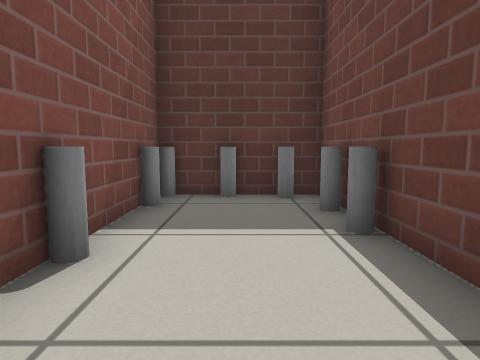
[1] (above)

16 first-person views from a walk through a Gazebo world. The camera is 0.5 m above the floor, tilts 6° down and sees 75° across. The floor is counted in squares, 0.5 m on a side. Each view is taken from the middle of a square. On the plan, view 1 faces up. The plan holds only what a view shows up to about 12 squares ahead; the rest is blank. Gazebo's built-in surfaces are drawn with simple patterns.

[2]
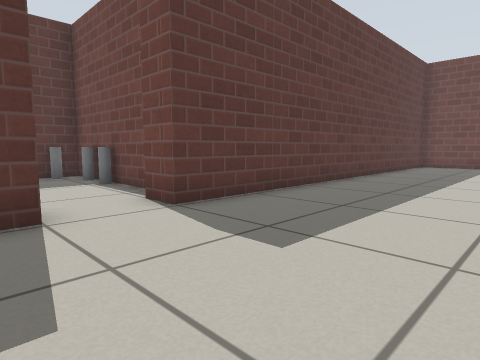

[3]
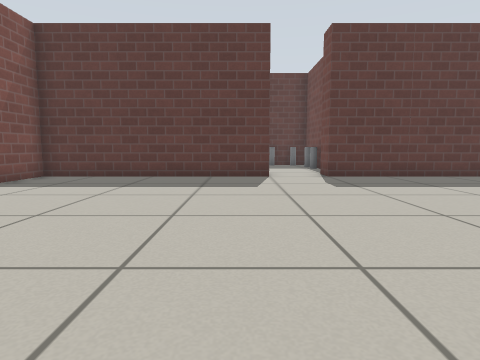

[4]
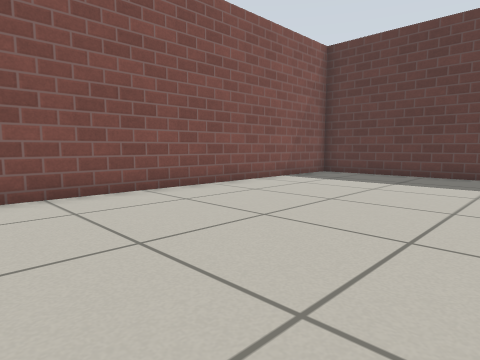

[5]
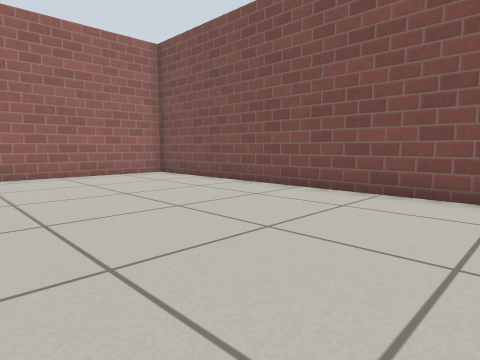

[6]
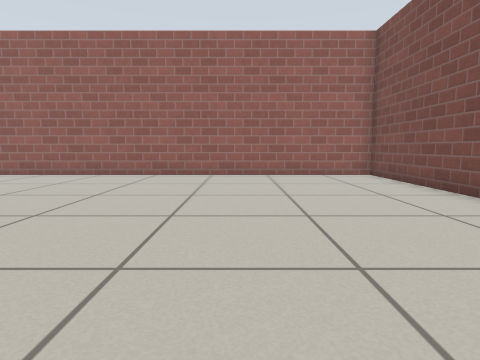

[7]
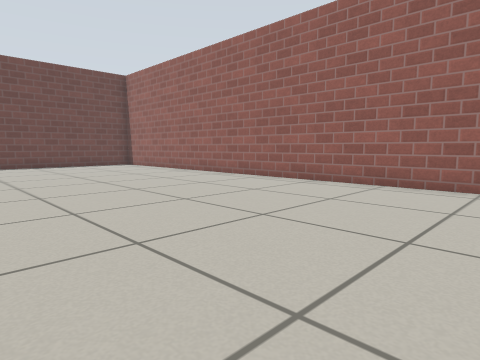

[8]
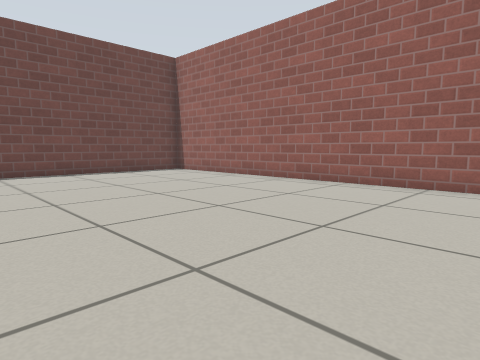

[9]
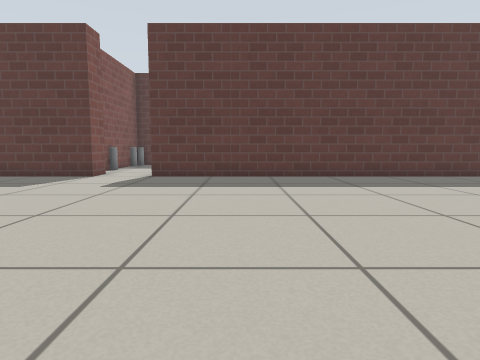

[10]
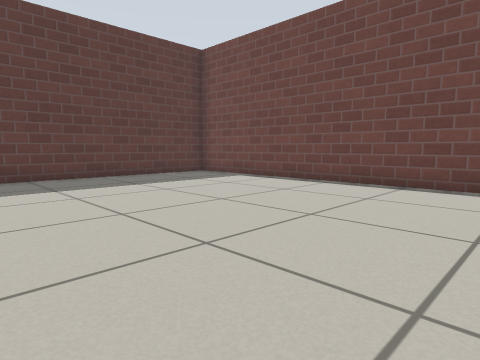

[11]
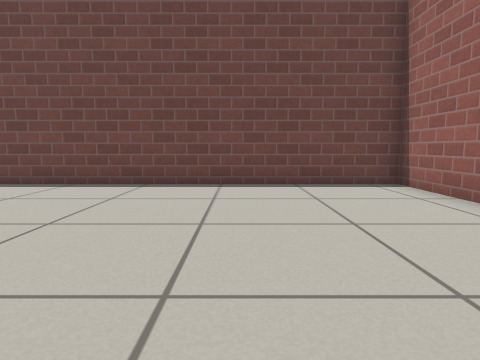

[12]
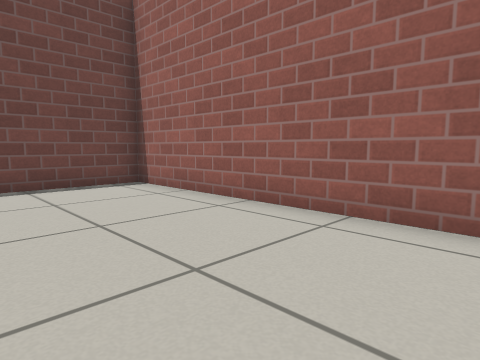

[13]
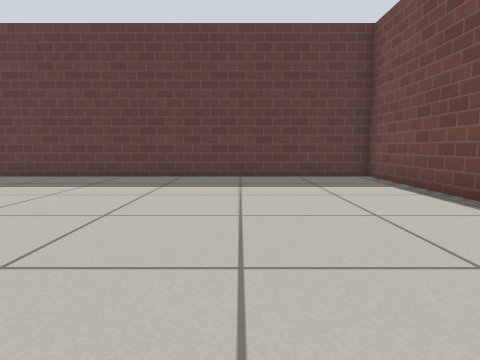

[14]
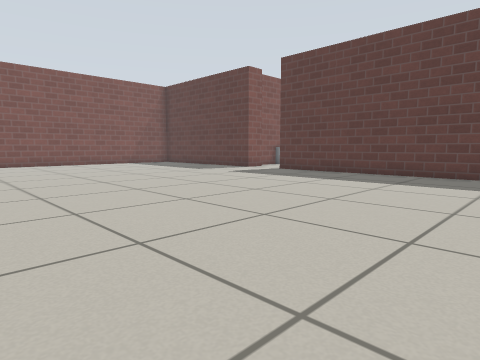

[15]
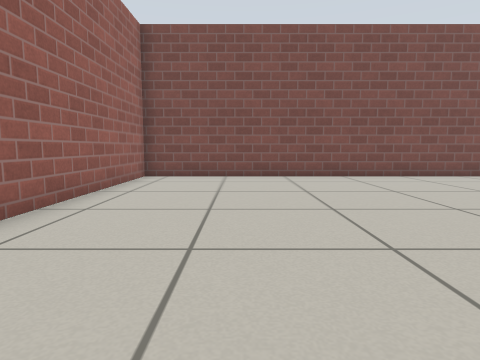

[16]
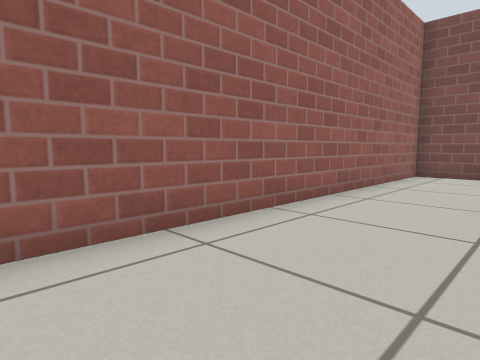

### Floor plan
Ten units are one square. View 1 is at (0, 0); x grows to the right and y downward. Boxes are objects, and circles mark ways between rooms. Rooms are numbered by the first view taken in them; rooms with no view inside come last. Other rooms are left out.
<svg viewBox="-92 -70 251 268">
<path fill="none" stroke="#000" d="M17 -19 17 -65 -17 -65 -17 -21M-10 -5 -10 4M10 4 10 -6M-10 4 -87 4 -87 193 154 193 154 4 10 4"/>
<rect x="-15" y="-65" width="10" height="10" fill="#bbb"><title>grey pole</title></rect>
<rect x="-5" y="-65" width="10" height="10" fill="#bbb"><title>grey pole</title></rect>
<rect x="5" y="-45" width="10" height="10" fill="#bbb"><title>grey pole</title></rect>
<rect x="5" y="-55" width="10" height="10" fill="#bbb"><title>grey pole</title></rect>
<rect x="5" y="-65" width="10" height="10" fill="#bbb"><title>grey pole</title></rect>
<circle cx="-5" cy="0" r="3" fill="#2a7"/>
<text x="0" y="-30">1</text>
<text x="30" y="100">2</text>
</svg>
Room 1 opens to room 2.

Where each view was taken, in squares from view 1:
view 1: 0 up, 0 right, facing up
view 2: 5 down, 2 left, facing up-right
view 3: 11 down, 2 left, facing up
view 4: 12 down, 2 left, facing up-left
view 5: 8 down, 2 left, facing down-left
view 6: 8 down, 4 left, facing down
view 7: 11 down, 2 left, facing down-right
view 8: 11 down, 3 right, facing down-right
view 9: 11 down, 4 right, facing up
view 10: 11 down, 7 right, facing up-right
view 11: 15 down, 7 right, facing right
view 12: 15 down, 7 right, facing down-right
view 13: 11 down, 11 right, facing up
view 14: 12 down, 10 right, facing up-left
view 15: 16 down, 2 right, facing left
view 16: 16 down, 3 right, facing down-left
